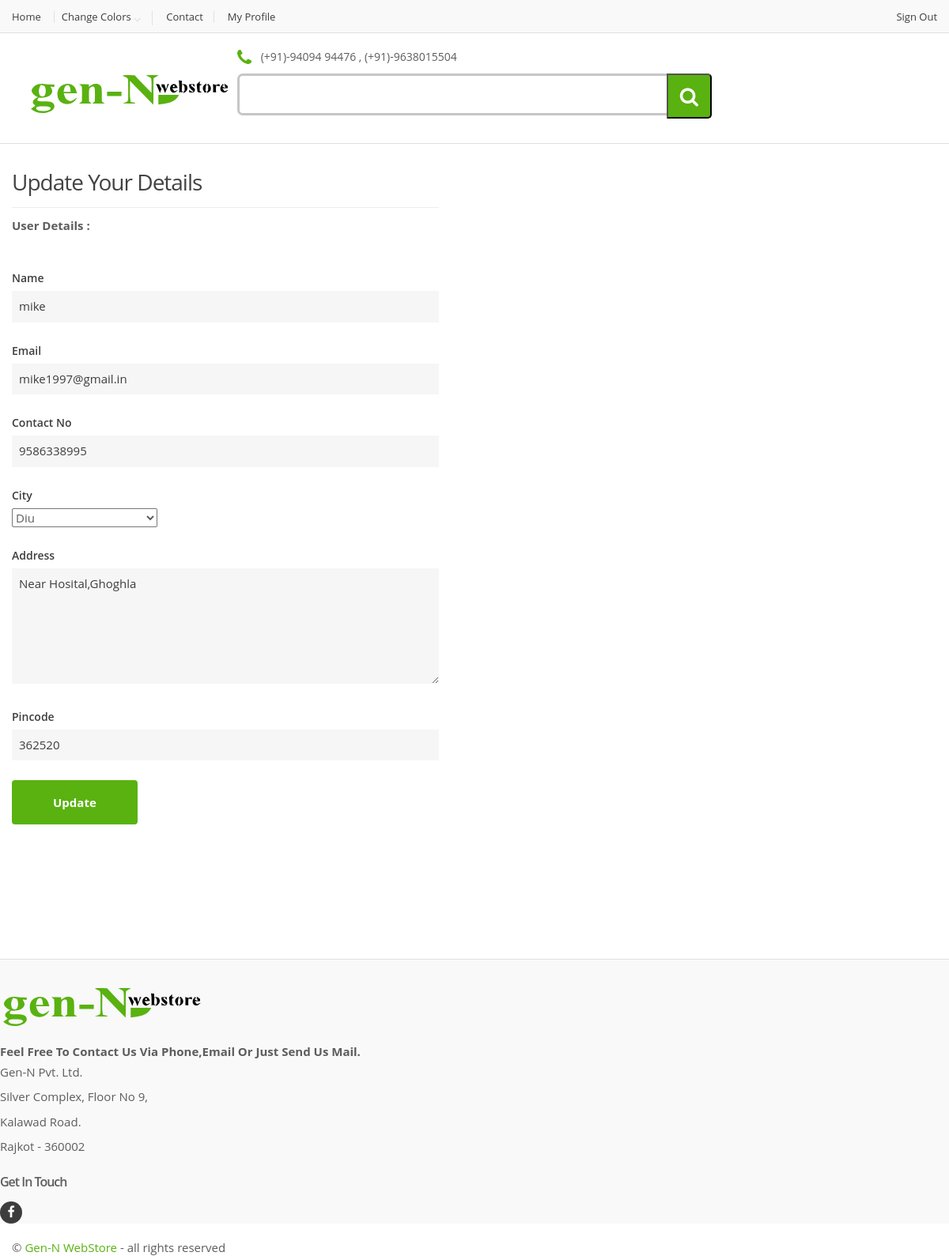
The page /userupdate.php (signed in) on the database its author committed.
### tables this page shows
CREATE TABLE IF NOT EXISTS `user` (
  `u_id` int(9) NOT NULL,
  `u_name` varchar(45) NOT NULL DEFAULT '',
  `u_username` varchar(45) NOT NULL DEFAULT '',
  `u_password` varchar(30) NOT NULL DEFAULT '',
  `u_email` varchar(50) NOT NULL DEFAULT '',
  `u_mno` bigint(10) NOT NULL DEFAULT '0',
  `u_city` varchar(30) NOT NULL DEFAULT '',
  `u_address` varchar(200) NOT NULL DEFAULT '',
  `u_pcode` int(6) NOT NULL DEFAULT '0'
);

### userupdate.php (the view, shortened to what this page needs)
<?php
	$u=$_SESSION['uid'];
	$rs=mysql_query("select * from user where u_id='$u'");
	$v=mysql_fetch_array($rs);
?>
<!DOCTYPE html>
<html lang="en">
<body>
	<div class="wrapper">
	<?php
	include_once("include/userh.php");
	?>
<main id="authentication" class="inner-bottom-md">
	<div class="container">
		<div class="row">
			<div class="col-md-6" >
				<section class="section sign-in inner-right-xs">
				<h2 class="bordered">Update Your Details</h2>
                            <label>User Details : </label>
					<form role="form" class="register-form cf-style-1" name="userform" id="userform" method="post" onSubmit="return chkUserEdit();">
						<div class="field-row">
                            <label>Name</label>
                            <input type="text" class="le-input" name="name" value='<?php echo $v['u_name']; ?>' >
                        </div>
						<div class="field-row">
                            <label>Email</label>
                            <input type="text" class="le-input" name="email" value='<?php echo $v['u_email'];?>'>
                        </div>
						<div class="field-row">
                            <label>Contact No</label>
                            <input type="text" class="le-input" name="contact" maxlength="10" value='<?php echo $v['u_mno'];?>'>
                        </div>
						<div class="field-row">
                            <label>City</label>
                            <select  name="city">
					<option value='<?php echo $v['u_city']; ?>' label='<?php echo $v['u_city'];?>' selected class="le-select"></option>';
									</select>
                        </div>
						<div class="field-row">
                            <label>Address</label>
                            <textarea class="le-input" rows="6" name="address" ><?php echo $v['u_address'];?></textarea>
                        </div>
						<div class="field-row">
                            <label>Pincode</label>
                            <input type="text" class="le-input" maxlength="6" name="pincode" value='<?php echo $v['u_pcode'];?>'>
                        </div>
                        <div class="buttons-holder">
                            <button type="submit" class="le-button huge" name="reguser">Update</button>
                        </div>
					</form>
				</section>
			</div>
		</div>
	</div>
</main>
	<?php
		include_once('include/footer.php');
	?>
</body>
</html>

### assets/css/green.css (style rules this page uses)
.le-button { background-color: #59b210; }
h2 { color: #59b210; }

### assets/css/blue.css (style rules this page uses)
.le-button { background-color: #3498db; }
h2 { color: #3498db; }

### assets/css/red.css (style rules this page uses)
.le-button { background-color: #e74c3c; }
h2 { color: #e74c3c; }

### assets/css/orange.css (style rules this page uses)
.le-button { background-color: #f27a24; }
h2 { color: #f27a24; }

### assets/css/navy.css (style rules this page uses)
.le-button { background-color: #34495e; }
h2 { color: #34495e; }

### assets/css/dark-green.css (style rules this page uses)
.le-button { background-color: #21b68e; }
h2 { color: #21b68e; }

### rows shown on the page
user: name "mike", email "mike1997@gmail.in", contact "9586338995", address "Near Hosital,Ghoghla", pincode "362520"
